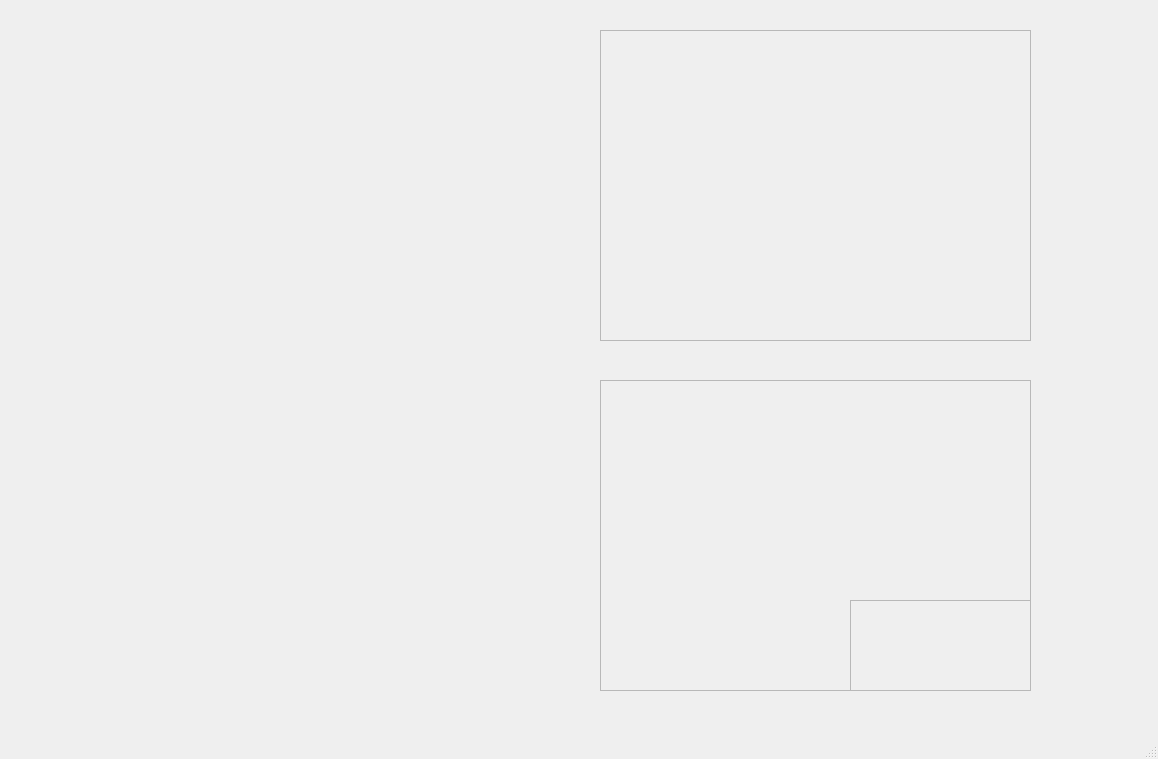
<?xml version="1.0" encoding="UTF-8"?>
<ui version="4.0">
 <class>MainWindow</class>
 <widget class="QMainWindow" name="MainWindow">
  <property name="geometry">
   <rect>
    <x>0</x>
    <y>0</y>
    <width>1158</width>
    <height>759</height>
   </rect>
  </property>
  <property name="windowTitle">
   <string>MainWindow</string>
  </property>
  <widget class="QWidget" name="centralwidget">
   <widget class="QFrame" name="frame">
    <property name="geometry">
     <rect>
      <x>600</x>
      <y>30</y>
      <width>431</width>
      <height>311</height>
     </rect>
    </property>
    <property name="frameShape">
     <enum>QFrame::StyledPanel</enum>
    </property>
    <property name="frameShadow">
     <enum>QFrame::Raised</enum>
    </property>
   </widget>
   <widget class="QFrame" name="frame_3">
    <property name="geometry">
     <rect>
      <x>600</x>
      <y>380</y>
      <width>431</width>
      <height>311</height>
     </rect>
    </property>
    <property name="frameShape">
     <enum>QFrame::StyledPanel</enum>
    </property>
    <property name="frameShadow">
     <enum>QFrame::Raised</enum>
    </property>
    <widget class="QFrame" name="frame_4">
     <property name="geometry">
      <rect>
       <x>250</x>
       <y>220</y>
       <width>431</width>
       <height>311</height>
      </rect>
     </property>
     <property name="frameShape">
      <enum>QFrame::StyledPanel</enum>
     </property>
     <property name="frameShadow">
      <enum>QFrame::Raised</enum>
     </property>
    </widget>
   </widget>
  </widget>
  <widget class="QMenuBar" name="menubar">
   <property name="geometry">
    <rect>
     <x>0</x>
     <y>0</y>
     <width>1158</width>
     <height>18</height>
    </rect>
   </property>
  </widget>
  <widget class="QStatusBar" name="statusbar"/>
 </widget>
 <resources/>
 <connections/>
</ui>
